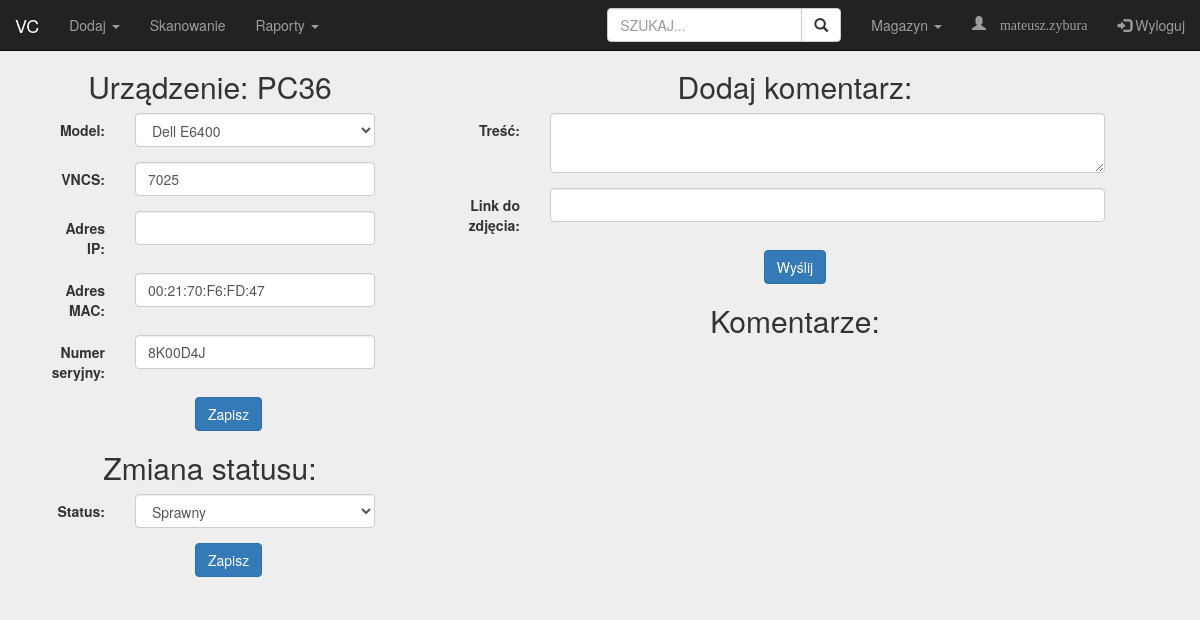
The app's page /device.php?id=PC36 (signed in) with its own data.
### tables this page shows
CREATE TABLE `firewall` (
  `id` int(11) NOT NULL,
  `name` varchar(32) NOT NULL,
  `tag` varchar(8) NOT NULL,
  `ip` varchar(16) NOT NULL,
  `stand` int(11) NOT NULL,
  `instance` int(11) NOT NULL,
  `range_from` int(11) NOT NULL,
  `range_to` int(11) NOT NULL,
  `listening_from` int(11) NOT NULL,
  `listening_to` int(11) NOT NULL
);

CREATE TABLE `fields` (
  `id` int(11) NOT NULL,
  `type_id` int(11) NOT NULL,
  `name` varchar(32) NOT NULL,
  `title` varchar(32) NOT NULL,
  `required` int(11) NOT NULL,
  `field_type` int(11) NOT NULL COMMENT '0 - input; 1 - select; 2 - textarea'
);

CREATE TABLE `fieldvalue` (
  `id` int(11) NOT NULL,
  `name` varchar(64) NOT NULL,
  `fieldname` varchar(32) NOT NULL,
  `value` varchar(2048) NOT NULL,
  `date` datetime NOT NULL
);

CREATE TABLE `status` (
  `id` int(11) NOT NULL,
  `name` varchar(16) NOT NULL,
  `status` int(11) NOT NULL COMMENT '1 - przy dodaniu; 2 - niesprawny',
  `uid` int(11) NOT NULL,
  `date` datetime NOT NULL
);

### config.php (called while the page is built, shortened)
<?php
	$statuses = [1=>"Sprawny", 2=>"Zepsuty", 3=>"Serwis"];
	function getDB() {
		$dbhost=DB_SERVER;
		$dbuser=DB_USERNAME;
		$dbpass=DB_PASSWORD;
		$dbname=DB_DATABASE;
		try {
			$dbConnection = new PDO("mysql:host=$dbhost;dbname=$dbname", $dbuser, $dbpass);
			$dbConnection->exec("set names utf8");
			$dbConnection->setAttribute(PDO::ATTR_ERRMODE, PDO::ERRMODE_EXCEPTION);
			return $dbConnection;
		}
		catch (PDOException $e) {
			echo 'Connection failed: ' . $e->getMessage();
		}
	}
	function secure($value) {
		return stripslashes($value);
	}
	function getDepartment($id) {
		$db = getDB();
		$query = "SELECT * FROM firewall WHERE id = :id";
		$statement = $db->prepare($query);
		$statement->bindParam(':id',$id);
		$statement->execute();
		$count = $statement->rowCount();
		if($count > 0) {
			$result = $statement->fetch();
			return $result['name'];
		} else {
			return true;
		}
	}
	function getSingleValue($tableName, $prop, $value, $columnName) {
		$db = getDB();
		$q = $db->query("SELECT `$columnName` FROM `$tableName` WHERE $prop='".$value."'");
		$f = $q->fetch();
		$result = $f[$columnName];
		return $result;
	}
	function getFieldValue($dev, $fname) {
		$db = getDB();
		$q = $db->query("SELECT * FROM fieldvalue WHERE name='$dev' AND fieldname='$fname' ORDER BY date DESC LIMIT 1");
		$f = $q->fetch();
		$result = $f["value"];
		return $result;
	}
?>

### deviceAdd.php (the view, shortened to what this page needs)
<?php
	$db = getDB();
?>
<h2>Urządzenie: <?php echo $deviceID; ?></h2>
<div class="col-sm-12">
	<form class="form-horizontal" action="" method="POST">
<?php
	$type_id = getSingleValue("types","tag",$gID,"id");
	$statement = $db->prepare("SELECT * FROM fields WHERE type_id = :type_id");
	$statement->bindParam(':type_id',$type_id);
	$statement->execute();
	foreach ($statement->fetchAll(PDO::FETCH_ASSOC) as $row) {
		?>
		<div class="form-group">
			<label class="control-label col-sm-3" for="<?php echo $row['name']?>"><?php echo $row['title'];?>:</label>
			<div class="col-sm-9" style="text-align: left;">
			<?php
				$result = getFieldValue($deviceID,$row['name']);
				switch ($row['field_type']) {
					case 0:
					?>
						<input type="text" class="form-control" style="text-transform: uppercase;" id="<?php echo $row['name']?>" value="<?php echo $result; ?>" name="<?php echo $row['name']?>"<?php echo $row['required']==1?' required':''; ?>>
					<?php
						break;
					case 1:
						$fid = $row['id'];
					?>
						<select class="form-control" name="<?php echo $row['name']?>" id="<?php echo $row['name']?>">
						<?php
							$statement2 = $db->prepare("SELECT * FROM fieldselect WHERE fid = :fid");
							$statement2->bindParam(':fid',$fid);
							$statement2->execute();
							foreach ($statement2->fetchAll(PDO::FETCH_ASSOC) as $value) {
								if($result==$value["name"])
									echo '<option value="'.$value["name"].'" selected>'.$value["name"].'</option>';
								else
									echo '<option value="'.$value["name"].'">'.$value["name"].'</option>';
							}
						?>
						</select>
					<?php
						break;
					?>
					<?php
				}
				?>
			</div>
		</div>
		<?php
	}
?>
		<div class="form-group">
			<div class="col-sm-offset-5 col-sm-2">
				<input type="submit" name="editSend" class="btn btn-primary" value="Zapisz" />
			</div>
		</div>
	</form>
	<h2>Zmiana statusu:</h2>
	<form class="form-horizontal" action="" method="POST">
		<div class="form-group">
			<label class="control-label col-sm-3" for="status">Status:</label>
			<div class="col-sm-9" style="text-align: left;">
				<select class="form-control" name="status" id="status">
					<?php
						$statement2 = $db->prepare("SELECT * FROM status WHERE name = :name ORDER BY date DESC LIMIT 1");
						$statement2->bindParam(':name',$deviceID);
						$statement2->execute();
						$f = $statement2->fetch();
						$result = $f['status'];
						$i = 1;
						foreach($statuses as $status) {
							if($result==$i)
								echo '<option value="'.$i.'" selected>'.$status.'</option>';
							else
								echo '<option value="'.$i.'">'.$status.'</option>';
							$i++;
						}
					?>
				</select>
			</div>
		</div>
		<div class="form-group">
			<div class="col-sm-offset-5 col-sm-2">
				<input type="submit" name="statusSend" class="btn btn-primary" value="Zapisz" />
			</div>
		</div>
	</form>
</div>

### nav.php (shortened to what this page needs)
<nav class="navbar navbar-inverse navbar-fixed-top">
	<div class="container-fluid">
		<div class="navbar-header">
			<a class="navbar-brand" href="home.php">VC</a>
		</div>
		<ul class="nav navbar-nav">
			<li class="dropdown">
				<a class="dropdown-toggle" data-toggle="dropdown" href="#">Dodaj
					<span class="caret"></span></a>
			</li>
			<li><a href="scan.php">Skanowanie</a></li>
			<li class="dropdown">
				<a class="dropdown-toggle" data-toggle="dropdown" href="#">Raporty
					<span class="caret"></span></a>
			</li>
		</ul>
		<ul class="nav navbar-nav navbar-right">
			<form class="navbar-form navbar-left" action="device.php">
				<div class="input-group">
					<input type="text" style="text-transform: uppercase;" class="form-control" placeholder="Szukaj..." name="id">
					<div class="input-group-btn">
						<button class="btn btn-default" type="submit">
							<i class="glyphicon glyphicon-search"></i>
						</button>
					</div>
				</div>
			</form>
			<li class="dropdown">
				<a class="dropdown-toggle" data-toggle="dropdown" href="#"><?php echo getDepartment($departmentSelected); ?>
					<span class="caret"></span></a>
			</li>
			<li><p class="navbar-text glyphicon glyphicon-user"> <?php echo $_SESSION["username"]; ?></p></li>
			<li><a href="logout.php"><span class="glyphicon glyphicon-log-in"></span> Wyloguj</a></li>
		</ul>
	</div>
</nav>

### css/style.css (style rules this page uses)
* { padding: 0; margin: 0; box-sizing: border-box; }
body { background-color: #eee; }
.navbar { border-radius: 0; }

### records on screen
firewall: name "Magazyn"
fields: title "Model"
fields: title "VNCS", name.value "7025"
fields: title "Adres IP"
fields: title "Adres MAC", name.value "00:21:70:F6:FD:47"
fields: title "Numer seryjny", name.value "8K00D4J"
status: status "Sprawny"

### other values on screen
$_SESSION["username"] "mateusz.zybura"
$deviceID "PC36"
form field value "Dell E6400"
